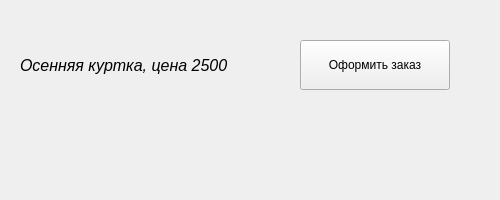
<?xml version="1.0" encoding="UTF-8"?>
<ui version="4.0">
 <class>OrderWindow</class>
 <widget class="QMainWindow" name="OrderWindow">
  <property name="geometry">
   <rect>
    <x>0</x>
    <y>0</y>
    <width>500</width>
    <height>200</height>
   </rect>
  </property>
  <property name="windowTitle">
   <string>Заказ</string>
  </property>
  <widget class="QWidget" name="centralwidget">
   <widget class="QLabel" name="lblOrderInfo">
    <property name="geometry">
     <rect>
      <x>20</x>
      <y>40</y>
      <width>250</width>
      <height>50</height>
     </rect>
    </property>
    <property name="font">
     <font><italic>true</italic><pointsize>12</pointsize></font>
    </property>
    <property name="text">
     <string>Осенняя куртка, цена 2500</string>
    </property>
   </widget>
   <widget class="QPushButton" name="btnConfirmOrder">
    <property name="geometry">
     <rect>
      <x>300</x>
      <y>40</y>
      <width>150</width>
      <height>50</height>
     </rect>
    </property>
    <property name="text">
     <string>Оформить заказ</string>
    </property>
   </widget>
  </widget>
 </widget>
</ui>
